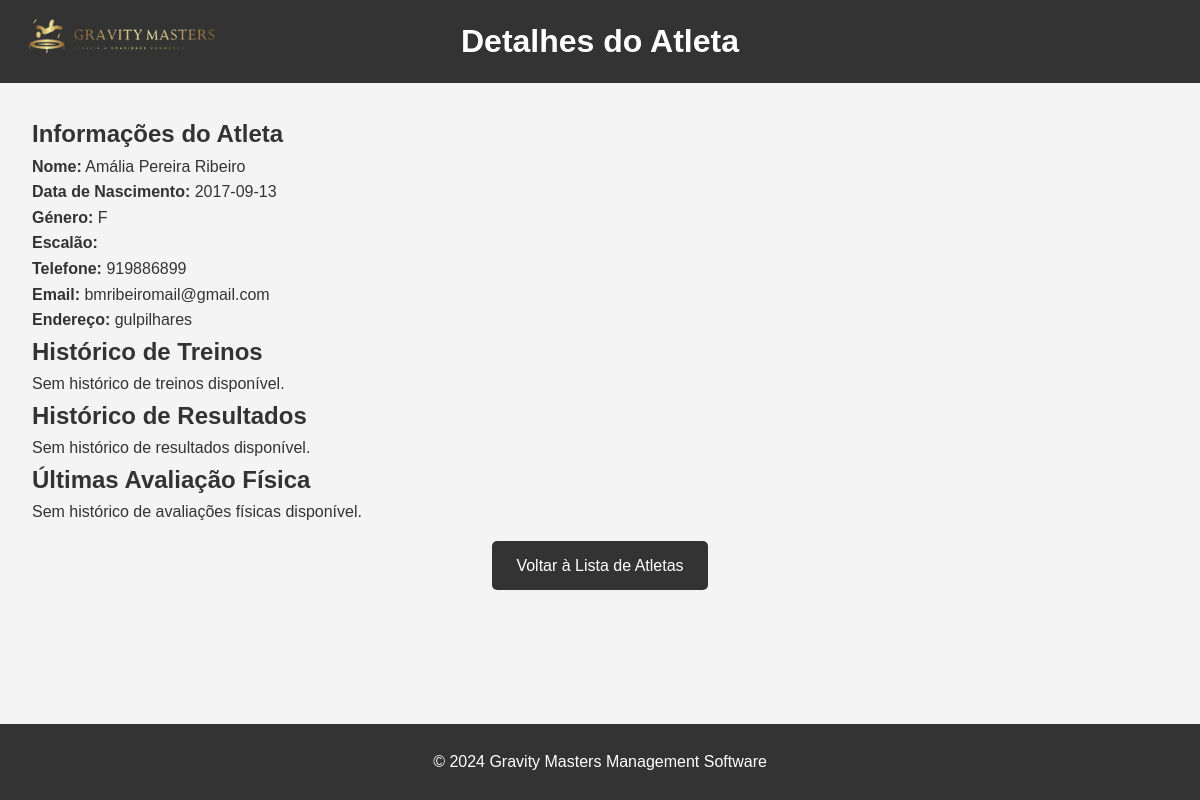
Before: /frontend/personalAthlete.php?idAthlete=2 with the older database file.
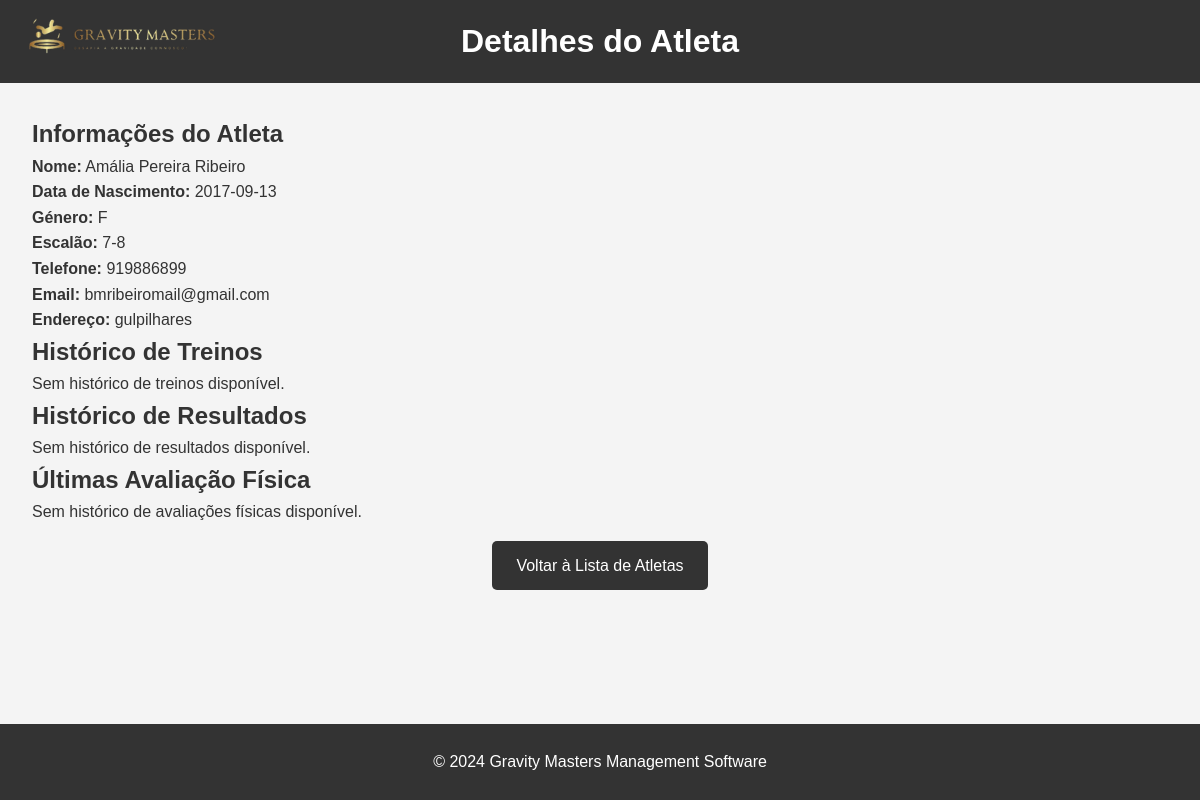
After: the same page with the newer database file.
### tables this page shows
CREATE TABLE "Athlete" (
    idAthlete INTEGER PRIMARY KEY AUTOINCREMENT,
    name VARCHAR(255) NOT NULL,
    birthday DATE,
    genre VARCHAR(1) NOT NULL,
    mobile VARCHAR(20),
    email VARCHAR(255), username TEXT,
    password VARCHAR(255),
    address VARCHAR(255),
    ageGroup VARCHAR(255), "fgpNumber" TEXT, "tag_uid" TEXT,
    UNIQUE(idAthlete)
);

### backend/functions.php (called while the page is built, shortened)
<?php
function fetchinfoAthlete($idAthlete) {
    include '../backend/db_connect.php';
    try {
        $sql = "SELECT *
                FROM Athlete
                WHERE idAthlete = :idAthlete";
        $stmt = $conn->prepare($sql);
        $stmt->bindParam(':idAthlete', $idAthlete);
        $stmt->execute();
        $athlete = $stmt->fetch(PDO::FETCH_ASSOC);
    } catch (Exception $e) {
        return "Erro: " . $e->getMessage();
    }
    if ($athlete['birthday'] != null) {
        $currentYear = (int)date("Y");
        $birthYear = (int)date("Y", strtotime($athlete['birthday']));
        $age = $currentYear - $birthYear;
        if ($age >= 17) {
            $ageGroup = '17+';
        } elseif ($age >= 15 && $age <= 16) {
            $ageGroup = '15-16';
        } elseif ($age >= 13 && $age <= 14) {
            $ageGroup = '13-14';
        } elseif ($age >= 11 && $age <= 12) {
            $ageGroup = '11-12';
        } elseif ($age >= 9 && $age <= 10) {
            $ageGroup = '9-10';
        } elseif ($age >= 7 && $age <= 8) {
            $ageGroup = '7-8';
        } else {
            $ageGroup = 'Under 7';
        }
        $sql_update_age_group = "UPDATE Athlete
                                 SET ageGroup = :ageGroup
                                 WHERE idAthlete = :idAthlete";
        $stmt_update_age_group = $conn->prepare($sql_update_age_group);
        $stmt_update_age_group->bindParam(':ageGroup', $ageGroup);
        $stmt_update_age_group->bindParam(':idAthlete', $idAthlete);
        $stmt_update_age_group->execute();
        $sql = "SELECT *
                FROM Athlete
                WHERE idAthlete = :idAthlete";
        $stmt = $conn->prepare($sql);
        $stmt->bindParam(':idAthlete', $idAthlete);
        $stmt->execute();
        $athlete = $stmt->fetch(PDO::FETCH_ASSOC);
    } else {
        throw new Exception("Data de nascimento não encontrada para o atleta.");
    }
    return $athlete;
}
?>

### frontend/personalAthlete.php (the view, shortened to what the changed rows need)
<?php
include '../backend/functions.php';
$idAthlete = $_GET['idAthlete'];
$athlete = fetchinfoAthlete($idAthlete);
?>
<!DOCTYPE html>
<html lang="pt">
<head>
    <link rel="stylesheet" href="../css/personalAthlete.css">
</head>
<body>
    <header>
        <div class="header-content">
            <h1>Detalhes do Atleta</h1>
        </div>
    </header>
    <main>
        <div class="athlete-details">
            <h2>Informações do Atleta</h2>
            <p><strong>Nome:</strong> <?php echo htmlspecialchars($athlete['name']); ?></p>
            <p><strong>Data de Nascimento:</strong> <?php echo htmlspecialchars($athlete['birthday']); ?></p>
            <p><strong>Género:</strong> <?php echo htmlspecialchars($athlete['genre']); ?></p>
            <p><strong>Escalão:</strong> <?php echo htmlspecialchars($athlete['ageGroup']);?> </p>
            <p><strong>Telefone:</strong> <?php echo htmlspecialchars($athlete['mobile']); ?></p>
            <p><strong>Email:</strong> <?php echo htmlspecialchars($athlete['email']); ?></p>
            <p><strong>Endereço:</strong> <?php echo htmlspecialchars($athlete['address']); ?></p>
        </div>
        <div class="athlete-history">
            <h2>Histórico de Treinos</h2>
            <h2>Histórico de Resultados</h2>
            <h2>Últimas Avaliação Física</h2>
    </main>
</body>
</html>

Changed rows visible on the page:
changed athlete "Amália Pereira Ribeiro": ageGroup (not shown) → "7-8"
